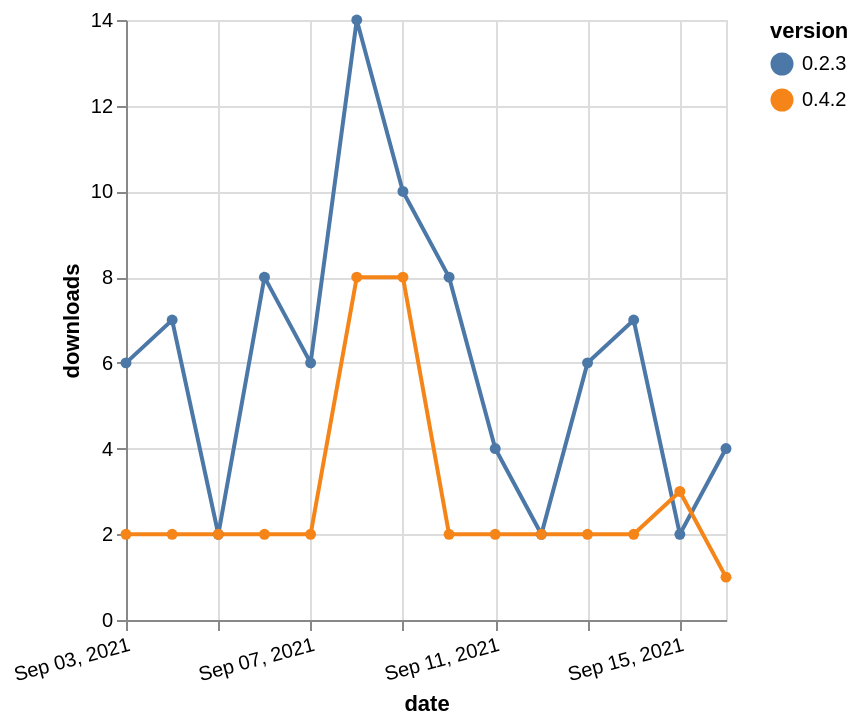

Write a Vega-Lite specification for this figure.
### Vega-Lite specification from a JSON file in a GitHub repository (floating-point values rounded to 4 significant figures)
{"$schema": "https://vega.github.io/schema/vega-lite/v5.json", "description": "A simple bar chart with embedded data.", "data": {"values": [{"date": "2021-09-03", "total": 40112, "delta": 6, "version": "0.2.3"}, {"date": "2021-09-04", "total": 40119, "delta": 7, "version": "0.2.3"}, {"date": "2021-09-05", "total": 40121, "delta": 2, "version": "0.2.3"}, {"date": "2021-09-06", "total": 40129, "delta": 8, "version": "0.2.3"}, {"date": "2021-09-07", "total": 40135, "delta": 6, "version": "0.2.3"}, {"date": "2021-09-08", "total": 40149, "delta": 14, "version": "0.2.3"}, {"date": "2021-09-09", "total": 40159, "delta": 10, "version": "0.2.3"}, {"date": "2021-09-10", "total": 40167, "delta": 8, "version": "0.2.3"}, {"date": "2021-09-11", "total": 40171, "delta": 4, "version": "0.2.3"}, {"date": "2021-09-12", "total": 40173, "delta": 2, "version": "0.2.3"}, {"date": "2021-09-13", "total": 40179, "delta": 6, "version": "0.2.3"}, {"date": "2021-09-14", "total": 40186, "delta": 7, "version": "0.2.3"}, {"date": "2021-09-15", "total": 40188, "delta": 2, "version": "0.2.3"}, {"date": "2021-09-16", "total": 40192, "delta": 4, "version": "0.2.3"}, {"date": "2021-09-03", "total": 6737, "delta": 2, "version": "0.4.2"}, {"date": "2021-09-04", "total": 6739, "delta": 2, "version": "0.4.2"}, {"date": "2021-09-05", "total": 6741, "delta": 2, "version": "0.4.2"}, {"date": "2021-09-06", "total": 6743, "delta": 2, "version": "0.4.2"}, {"date": "2021-09-07", "total": 6745, "delta": 2, "version": "0.4.2"}, {"date": "2021-09-08", "total": 6753, "delta": 8, "version": "0.4.2"}, {"date": "2021-09-09", "total": 6761, "delta": 8, "version": "0.4.2"}, {"date": "2021-09-10", "total": 6763, "delta": 2, "version": "0.4.2"}, {"date": "2021-09-11", "total": 6765, "delta": 2, "version": "0.4.2"}, {"date": "2021-09-12", "total": 6767, "delta": 2, "version": "0.4.2"}, {"date": "2021-09-13", "total": 6769, "delta": 2, "version": "0.4.2"}, {"date": "2021-09-14", "total": 6771, "delta": 2, "version": "0.4.2"}, {"date": "2021-09-15", "total": 6774, "delta": 3, "version": "0.4.2"}, {"date": "2021-09-16", "total": 6775, "delta": 1, "version": "0.4.2"}]}, "width": "container", "mark": {"type": "line", "point": {"filled": true}}, "encoding": {"x": {"field": "date", "type": "temporal", "timeUnit": "yearmonthdate", "title": "date", "axis": {"labelAngle": -15}}, "y": {"field": "delta", "type": "quantitative", "title": "downloads"}, "color": {"field": "version", "type": "nominal"}, "tooltip": {"field": "delta"}}}
